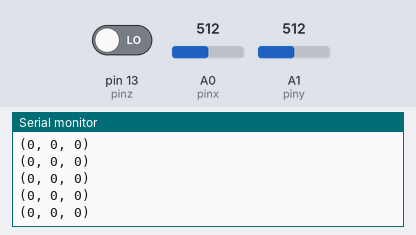
Recording of a sketch running on a simulated Arduino Uno, built with avr-gcc and run on an emulated ATmega328P. Shown: the last lines printed to the serial monitor. The inputs (shaded band) are chosen by the test bench; at power-on: A0 (pinx) = 512, A1 (piny) = 512, pin 13 (pinz) LOW.

Above: at 1.2 s.
1.3 s: A0 (pinx) set to 716
At 1.31 s:
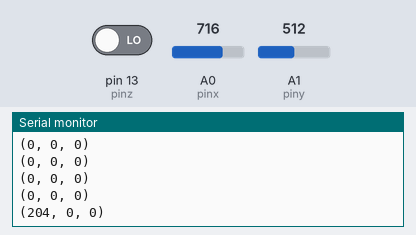
2.8 s: A1 (piny) set to 716
At 2.82 s:
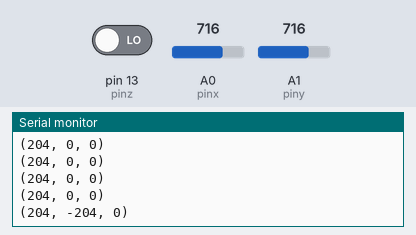
4.3 s: pin 13 (pinz) driven HIGH
At 4.33 s:
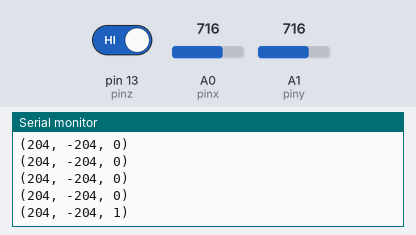
5.8 s: A0 (pinx) set to 900
At 5.84 s:
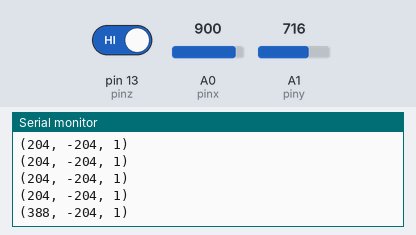
7.3 s: A1 (piny) set to 900
At 7.35 s:
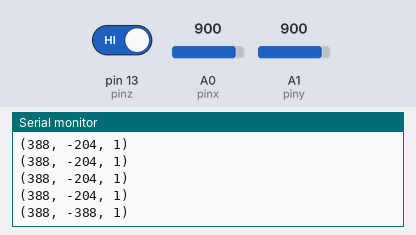
8.8 s: pin 13 (pinz) driven LOW
At 8.86 s:
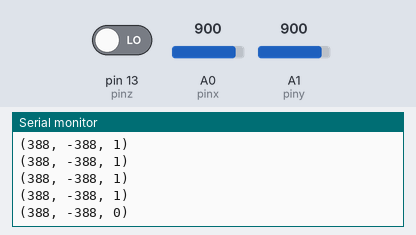
Timing chart, 0 to 11.3 s (numbered marks = the images above; inputs shaded):
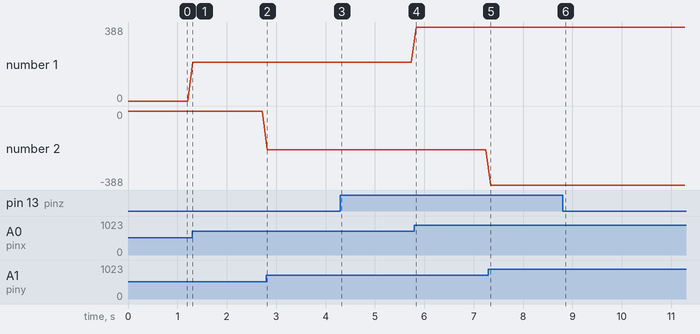

Measured:
- after the input at 1.3 s, the serial monitor: prints a new line at once (image 1)
- after the input at 2.8 s, the serial monitor: prints a new line at once (image 2)
- after the input at 4.3 s, the serial monitor: prints a new line at once (image 3)
- after the input at 5.8 s, the serial monitor: prints a new line at once (image 4)
- after the input at 7.3 s, the serial monitor: prints a new line after 0.05 s (image 5)
- after the input at 8.8 s, the serial monitor: prints a new line after 0.06 s (image 6)
- plotted number 1: 0 → 204 after the input at 1.3 s, 204 → 388 after the input at 5.8 s
- plotted number 2: 0 → -204 after the input at 2.8 s, -204 → -388 after the input at 7.3 s

The sketch:

joystick.ino
```cpp
//This is based on the provided sample program.

//analog x and y
int pinx = 0;
int piny = 1;

//digital z
int pinz = 13;

int midx = 0;
int midy = 0;

void setup() {
    //set the pins to input mode
    pinMode(pinx, INPUT);
    pinMode(piny, INPUT);
    pinMode(pinz, INPUT);

    //Set the midpoint of the readings. This will be subtracted from
    //the readings, to make a 0 on the number line.
    midx = analogRead(pinx);
    midy = analogRead(piny);

    Serial.begin(9600);
}

void loop() {
    //read the values
    int x = analogRead(pinx) - midx;
    int y = midy - analogRead(piny); //the y axis is inverted, imho
    int z = digitalRead(pinz);

    //filter out the noise from off-by-one readings at 0
    if ((2 > x) && (x > -2))
        x = 0;
    if ((2 > y) && (y > -2))
        y = 0;

    Serial.print("(");
    Serial.print(x);
    Serial.print(", ");
    Serial.print(y);
    Serial.print(", ");
    Serial.print(z);
    Serial.println(")");

    delay(100);
}
```
